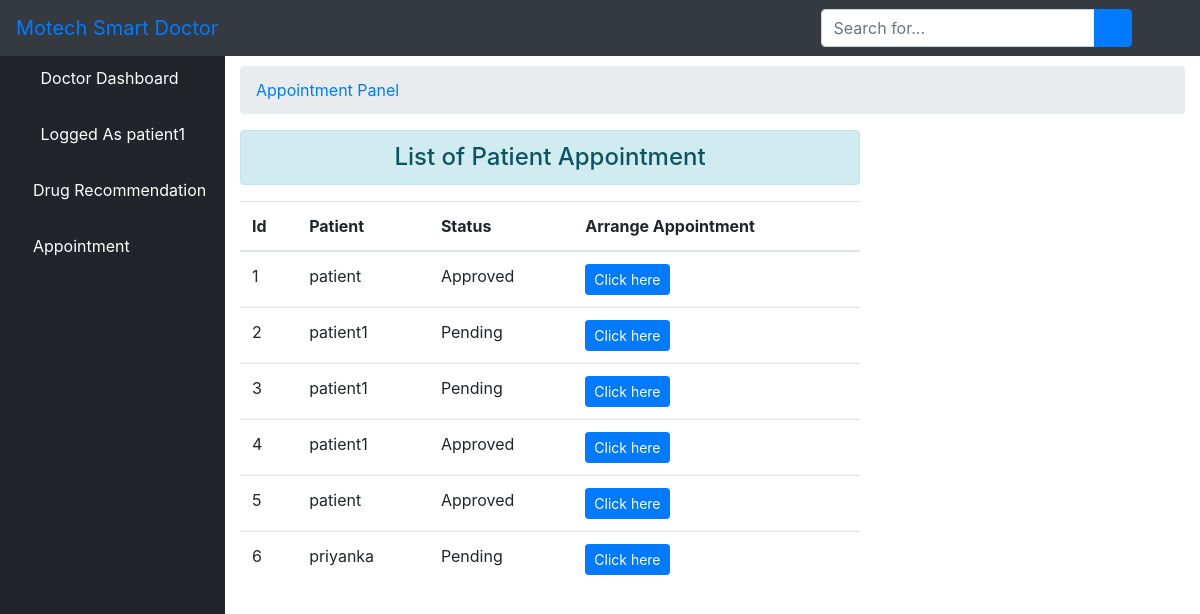
/meet/ (signed in), run on the app's committed database.
### core/models.py (models this page shows, shortened)
class User(AbstractUser):
    is_patient = models.BooleanField(default=False)
    is_doctor = models.BooleanField(default=False)
    phonenumber = models.CharField(max_length=200,null=True)

class Ment(models.Model):
    approved = models.BooleanField(default=False)
    time = models.CharField(max_length=200, null=True)
    patient = models.ForeignKey(User, related_name="pat", on_delete= models.CASCADE)
    doctor = models.ForeignKey(User, related_name="dor", on_delete= models.CASCADE, null=True)
    ment_day = models.DateTimeField(null=True)
    medical = models.ForeignKey(Medical, related_name="medical", on_delete= models.CASCADE, null=True)
    created_on = models.DateTimeField(auto_now_add=True)

### core/views.py (the view)
# urls.py: path('meet/', views.doctor_ment, name='meet_list'),
@login_required
def doctor_ment(request):
    user_id = request.user.id
    appointment = Ment.objects.all()
    context = {'ment':appointment, 'status':'1'}
    return render(request, 'doctor/ment.html', context)

### core/templates/doctor/ment.html (shortened to what this page needs)
{% extends 'doctor/base.html' %}
{% block body %}
 <div id="content-wrapper">
        <div class="container-fluid">
            <ol class="breadcrumb">
                <li class="breadcrumb-item">
                    <a href="">Appointment Panel</a>
                </li>
            </ol>
            <div class="row">
            <div class="col-sm-8">
                <h4 class="text-center alert alert-info">List of Patient Appointment</h4>
                <table class="table table-hover">
                    <thead>
                        <tr>
                            <th scope="col">Id</th>
                            <th scope="col">Patient</th>
                            <th scope="col">Status</th>
                            <th scope="col">Arrange Appointment</th>
                        </tr>
                    </thead>
                    <tbody id="mytable">
                        {% for d in ment %}
                        <tr>
                            <td>{{ d.id }}</td>
                            <td>{{ d.patient.username }}</td>
                            <td> {% if d.approved == True %}
                                Approved
                                {% else %}
                                Pending
                            {% endif %}</td>
                            <td><input class="btn btn-primary btn-sm btn_plan" type="button" data-sid="{{d.id}}" value="Click here" data-toggle="modal" data-target="#form"></td>
                        </tr>
                        {% endfor %}
                    </tbody>
                </table>
            </div>
            </div>
        </div>
        </div>
{% endblock %}

### core/templates/doctor/base.html (shortened to what this page needs)
{% load static %}
<!DOCTYPE html>
<html>
<head>
    <link rel="stylesheet" href="{% static 'core/css/bootstrap/four/bootstrap.css' %}">
    <link href="{% static 'core/css/sb-admin.css' %}" rel="stylesheet">
    <link href="{% static 'core/css/fontawesome-free/css/all.min.css' %}" rel="stylesheet" type="text/css">
</head>
<body id="page-top">
<nav class="navbar navbar-expand navbar-dark bg-dark fixed-top">
    <a class="navbar-brand mr-1 text-primary" href="">Motech Smart Doctor</a>
    <button class="btn btn-link btn-sm text-white order-1 order-sm-0" id="sidebarToggle" href="#">
        <i class="fas fa-bars"></i>
    </button>
    <form class="d-none d-md-inline-block form-inline ml-auto mr-0 mr-md-3 my-2 my-md-0">
        <div class="input-group">
            <input type="text" class="form-control" placeholder="Search for..." aria-label="Search" aria-describedby="basic-addon2">
            <div class="input-group-append">
                <button class="btn btn-primary" type="button">
                    <i class="fas fa-search"></i>
                </button>
            </div>
        </div>
    </form>
    <ul class="navbar-nav ml-auto ml-md-0">
        <li class="nav-item dropdown no-arrow">
            <a class="nav-link dropdown-toggle" href="#" id="userDropdown" role="button" data-toggle="dropdown" aria-haspopup="true" aria-expanded="false">
                <i class="fas fa-user-circle fa-fw text-primary"></i>
            </a>
        </li>
    </ul>
</nav>
<div id="wrapper" style="padding-top: 50px">
<ul class="sidebar navbar-nav">
    <li class="nav-item active">
        <a class="nav-link" href="{% url 'doctor' %}">
            <i class="fas fa-fw fa-tachometer-alt"></i>
            <span>Doctor Dashboard</span>
        </a>
    </li>
    <li class="nav-item active">
        <a class="nav-link" href="">
            <i class="fas fa-user-circle fa-fw text-primary"></i>
            <span>Logged As {{ user.username }}</span>
        </a>
    </li>
    <li class="nav-item">
        <a class="nav-link" href="{% url 'commend' %}">
            <i class="fas fa-medkit text-primary"></i>
            <span style="color: white">Drug Recommendation</span>
        </a>
    </li>
    <li class="nav-item">
        <a class="nav-link" href="{% url 'meet_list' %}">
            <i class="fas fa-calendar text-primary"></i>
            <span style="color: white">Appointment</span>
        </a>
    </li>
</ul>
    {% block body %}{% endblock %}
</div>

### data on the page
User: username "patient1"
Ment: id "1", patient.username "patient", approved "Approved"
Ment: id "2", patient.username "patient1", approved "Pending"
Ment: id "3", patient.username "patient1", approved "Pending"
Ment: id "4", patient.username "patient1", approved "Approved"
Ment: id "5", patient.username "patient", approved "Approved"
Ment: id "6", patient.username "priyanka", approved "Pending"
